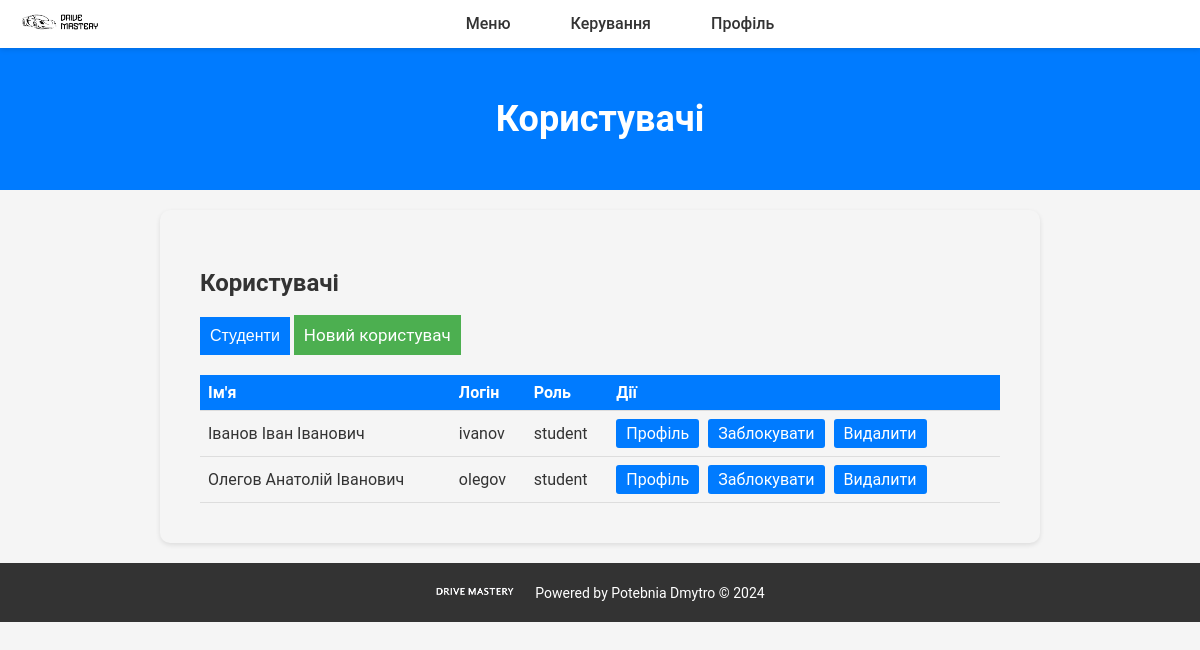
The app's page /admin_main/users/?show=student (signed in) with its own data.
### main/models.py (models this page shows, shortened)
class CustomUser(AbstractBaseUser): # Кастомна модель користувача
    full_name = models.CharField(max_length=40) # Повне ім'я користувача
    username = models.CharField(max_length=15, unique=True) # Унікальне ім'я користувача
    email = models.EmailField(unique=True) # Унікальна email адреса
    is_active = models.BooleanField(default=True) # Чи активний користувач
    is_admin = models.BooleanField(default=False) # Чи є користувач адміністратором
    is_block = models.BooleanField(default=True) # Чи заблокований користувач
    user_type_choices = [('student', 'Student'),
                         ('teacher', 'Teacher'),
                         ('moderator', 'Moderator'),
                         ('admin', 'Admin')
    ] # Вибір типу користувача
    user_type = models.CharField(max_length=10, choices=user_type_choices) # Поле для зберігання типу користувача
    objects = CustomUserManager() # Вказуємо кастомний менеджер користувачів
    USERNAME_FIELD = 'username' # Поле, яке використовується для логіна
    REQUIRED_FIELDS = ['email', 'full_name'] # Обов'язкові поля

### main/views.py (the view, shortened to what this page needs)
# urls.py: path('<str:users_type>_main/users/', views.users, name='users'),
@login_required
def users(request, users_type): # Функція "користувачі"
    if users_type not in ['admin', 'teacher']:
        return HttpResponseForbidden()
    user_types_mapping = {
        'admin': 'Адміни',
        'moderator': 'Модератори',
        'teacher': 'Викладачі',
        'student': 'Студенти'
    }
    if users_type == 'teacher': # Дозволяємо вчителю керувати тільки студентами
        show_users = 'student'
    else: # Або ж якщо адмін то усіма
        show_users = request.GET.get('show', None)
    type_select = None
    users = CustomUser.objects.all()
    if show_users in user_types_mapping:
        type_select = user_types_mapping[show_users] # Вивід укр інформації хто це
        found_users = users.filter(user_type=show_users).exists() # Змінна перевірки існування записів у БД
    else:
        found_users = False
    context = {
        'users': users,
        'show_content': 'users',
        'show_users': show_users,
        'type_select': type_select,
        'page_title': 'Користувачі',
        'found_users': found_users
    }
    if request.GET.get('unblock'): # Можливість розблокувати
        profile_username = request.GET.get('unblock')
        profile_user = CustomUser.objects.get(username=profile_username)
        profile_user.is_block = False
        profile_user.save()  # Зберігаємо зміни в базі даних
        return redirect(reverse('users', kwargs={'users_type': users_type}) + f'?show={profile_user.user_type}')
    if request.GET.get('block'): # Можливість заблокувати
        profile_username = request.GET.get('block')
        profile_user = CustomUser.objects.get(username=profile_username)
        profile_user.is_block = True
        profile_user.save()  # Зберігаємо зміни в базі даних
        return redirect(reverse('users', kwargs={'users_type': users_type}) + f'?show={profile_user.user_type}')
    if request.GET.get('delete'): # Можливість видалити
        profile_username = request.GET.get('delete')
        profile_user = CustomUser.objects.get(username=profile_username)
        profile_user.delete()  # Видаляємо користувача з бази даних
        return redirect(reverse('users', kwargs={'users_type': users_type}) + f'?show={profile_user.user_type}')
    return render(request, f'main/{users_type}.html', context)

### main/templates/main/admin.html (shortened to what this page needs)
<!DOCTYPE html>
<html lang="uk">
<head>
    <link rel="stylesheet" href="/static/css/users.css">
	<link rel="stylesheet" href="/static/css/forms.css">
	<link rel="stylesheet" href="/static/css/materials.css">
</head>
<body>
    <nav>
        <div class="logo">
            <a href="{% url 'admin' %}" id="logo-link">
                <img src="/static/png/logo.png" alt="Logo" id="logo">
            </a>
        </div>
		<div class="nav-container">
			<ul class="nav-links">
            	<li>
            	    <a href="#">Меню</a>
            	</li>
            	<li>
             	   <a href="#">Керування</a>
            	</li>
            	<li>
                	<a href="#">Профіль</a>
            	</li>
        	</ul>
		</div>
    </nav>
    <header>
        <h1>{{ page_title }}</h1>
    </header>
    <main>
		{% include 'main/extends/users.html' %}
    </main>
    <footer>
        <div class="footer-logo">
            <img src="/static/png/footer.png" alt="Footer Logo">
        </div>
        <div class="footer-text">Powered by Potebnia Dmytro © 2024</div>
    </footer>
</body>
</html>

### main/templates/main/extends/users.html (shortened to what this page needs)
{% if show_content == 'users' %}
	<div class="content-section">
		<h2>Користувачі</h2>
		<div class="users-filter">
        	<button class="dropdown-btn">{{ type_select }}</button>
    	</div>
		<a href="?new_user=true" class="newusr-btn">Новий користувач</a>
    	<table>
        	<thead>
            	<tr>
               	    <th>Ім'я</th>
               		<th>Логін</th>
               		<th>Роль</th>
               	    <th>Дії</th>
            	</tr>
      		</thead>
        	<tbody>
            {% for user in users %}
				{% if user.user_type == show_users %}
					<tr>
                	    <td>{{ user.full_name }}</td>
                	    <td>{{ user.username }}</td>
                	    <td>{{ user.user_type }}</td>
                	    <td>
                        	<a href="{% url 'users' request.user.user_type %}?profile={{ user.username }}" class="action-btn">Профіль</a>
							{% if user.is_block %}
								<a href="{% url 'users' request.user.user_type %}?unblock={{ user.username }}" class="action-btn-unblock">Розблокувати</a>
							{% elif not user.is_block %}
                        		<a href="{% url 'users' request.user.user_type %}?block={{ user.username }}" class="action-btn">Заблокувати</a>
							{% endif %}
                        	<a href="{% url 'users' request.user.user_type %}?delete={{ user.username }}" class="action-btn">Видалити</a>
                	    </td>
            		</tr>
				{% endif %}
            {% endfor %}
        	</tbody>
    	</table>
	</div>
{% endif %}

### static/css/users.css (style rules this page uses)
body { font-family: 'Roboto', sans-serif; margin: 0; padding: 0; background-color: #f5f5f5; color: #333; }
main { padding: 20px; }
nav { display: flex; justify-content: space-between; align-items: center; padding: 10px 20px; background-color: #ffffff; box-shadow: 0 2px 5px rgba(0, 0, 0, 0.1); position: relative; z-index: 1; }
.logo img { width: 80px; height: auto; transition: transform 0.3s ease; }
.nav-container { display: flex; justify-content: center; flex-grow: 1; }
.nav-links { display: flex; list-style: none; margin: 0; padding: 0; align-items: center; }
.nav-links li { position: relative; }
.nav-links li:last-child { margin-right: 0; }
.nav-links li a { text-decoration: none; color: #333; font-weight: 500; transition: color 0.3s ease; padding: 10px; margin-right: 40px; border-radius: 5px; }
header { text-align: center; padding: 50px 0; background-color: #007bff; color: #ffffff; }
header h1 { font-size: 36px; margin: 0; }
.content-section { max-width: 800px; margin: 0 auto; text-align: left; background-color: #f5f5f5; padding: 40px; border-radius: 10px; box-shadow: 0 2px 5px rgba(0, 0, 0, 0.1); }
.content-section h2 { font-size: 24px; margin-bottom: 20px; color: #333; }
footer { background-color: #333; color: #ffffff; padding: 20px; text-align: center; display: flex; justify-content: center; align-items: center; }
.footer-logo img { width: 80px; height: auto; margin-right: 20px; }
.footer-text { font-size: 14px; }
table { width: 100%; border-collapse: collapse; margin-top: 20px; }
th, td { padding: 8px; text-align: left; border-bottom: 1px solid #ddd; }
th { background-color: #007bff; color: #fff; }
.action-btn { display: inline-block; background-color: #007bff; color: #fff; text-decoration: none; padding: 5px 10px; border-radius: 3px; margin-right: 5px; }
.users-filter { position: relative; display: inline-block; }
.dropdown-btn { background-color: #007bff; color: #fff; padding: 10px; font-size: 16px; border: none; cursor: pointer; }
.newusr-btn { background-color: #4CAF50; color: #fff; padding: 10px; font-size: 17px; border: none; cursor: pointer; text-decoration: none; }

### records on screen
CustomUser: full_name "Іванов Іван Іванович", username "ivanov", user_type "student"
CustomUser: full_name "Олегов Анатолій Іванович", username "olegov", user_type "student"

### other values on screen
{{ page_title }} "Користувачі"
{{ type_select }} "Студенти"
